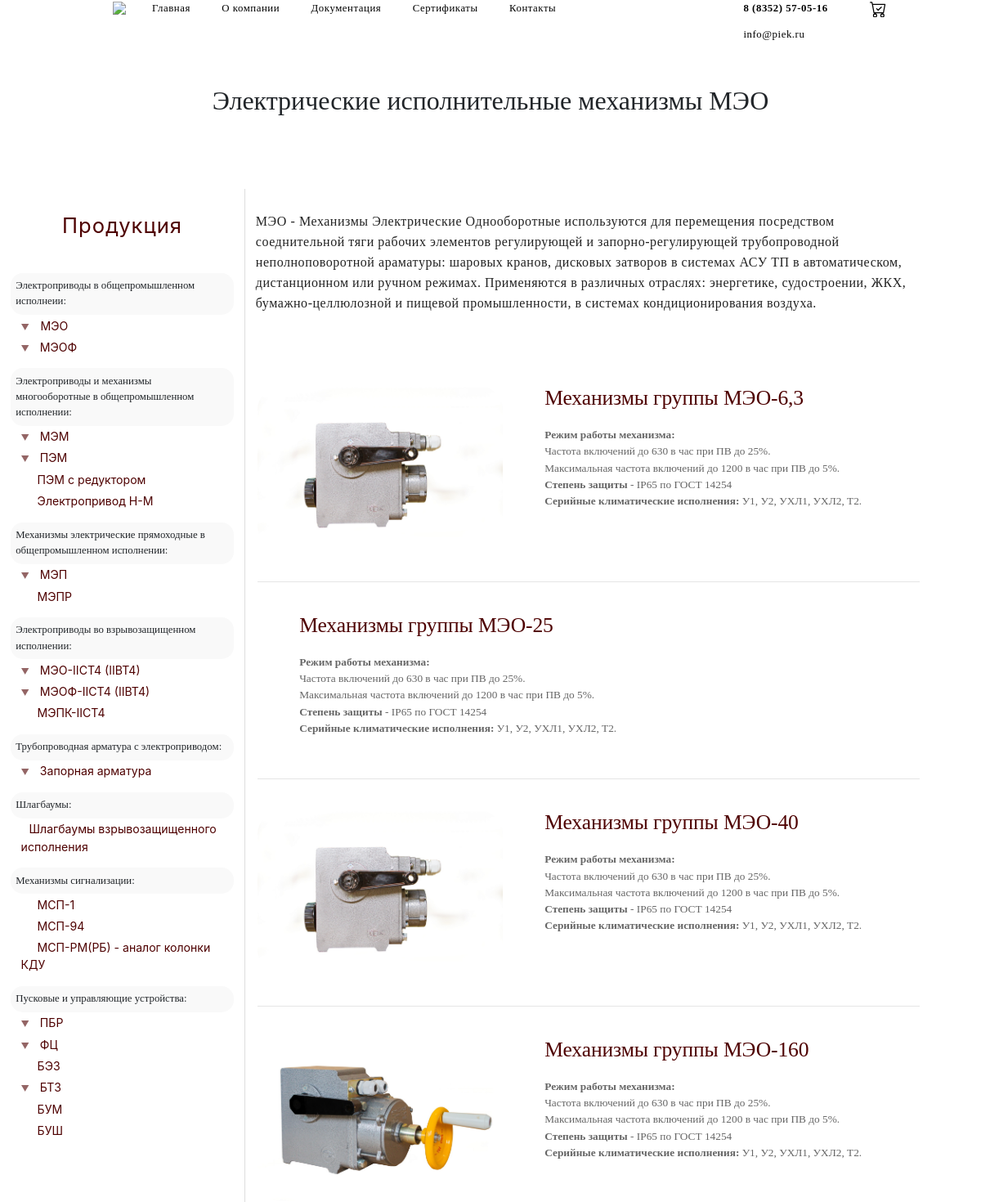
Before: /catalog/mechanisms/meo/ (upper part) with the older database file.
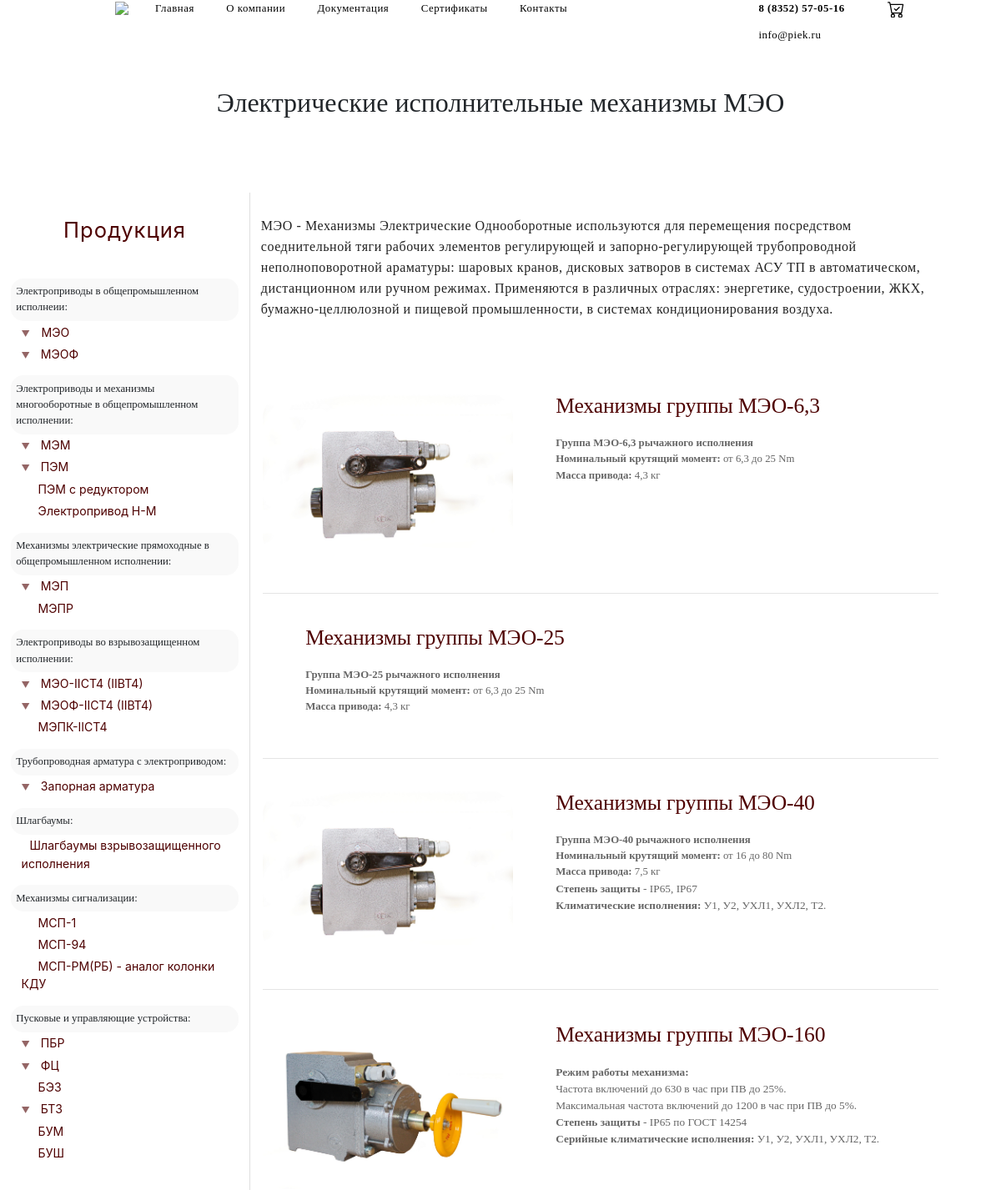
After: the same page with the newer database file.
### mainapp/models.py (models this page shows, shortened)
class Group(models.Model):
    title       = models.CharField(max_length=250)
    position    = models.IntegerField('Позиция на странице', unique=True)
    meta_description = models.TextField(null=True, blank=True)
    name        = models.CharField('Название на странице группы', null=True, blank=True,max_length=250)
    img         = models.ImageField(upload_to='main_page', null=True, blank=True)
    slug        = models.CharField('url', unique=True, null=True, blank=True, max_length=200, help_text='for instance, "mechanisms/meo"' )
    description = HTMLField(null=True, blank=True)
    content     = HTMLField(null=True, blank=True)
    pic_of_hat  = models.ImageField(upload_to='pic_of_hat', null=True, blank=True, help_text='size: 1920x500px')
    class Meta:
        ordering = ['position']

class Product(models.Model):
    parent       = models.ForeignKey(Group, on_delete=models.CASCADE)
    slug_product = models.SlugField('url', help_text='for instance, "40 or 6_3"')
    meta_description = models.TextField(null=True, blank=True)
    img          = models.ImageField('Изображение для ссылки', upload_to='mechanisms_preview')
    href_title   = models.CharField("title group", max_length=250,)
    name         = models.CharField(max_length=250)
    h1_mod       = models.CharField(max_length=250)
    mod_table    = HTMLField(help_text="Указание идентификатора обязательно. id = 'MOD'")
    description  = HTMLField('description group', null=True, blank=True)
    content      = HTMLField()
    class Meta:
        ordering = ['id']

### mainapp/views.py (the view)
# urls.py: path('catalog/<path:slug>/', SubgroupDetailView, name='SubgroupDetailView'),
def SubgroupDetailView(request, slug):
    subgroup_info = get_object_or_404(Group, slug=slug)
    product_list  = Product.objects.filter(parent__slug=slug)
    return render(
    request,
    'mainapp/SubgroupDetailView.html',
    context = {
    'subgroup_info' : subgroup_info,
    'product_list'  : product_list,
    'in_cart_counter': cart_counter(request),
    })

### mainapp/views.py (called while the page is built)
def cart_counter(request):
    counter = 0
    if 'piek_cart' in request.session:
        for i in range(0, len(request.session['piek_cart'])):
            counter += int(request.session['piek_cart'][i].get('quantity'))
    return counter

### mainapp/templates/mainapp/SubgroupDetailView.html (shortened to what this page needs)
<!DOCTYPE html>
{% load static %}
<html xmlns="http://www.w3.org/1999/xhtml">
<head>
	{% include 'mainapp/head-property.html' %}
	<link href="{% static 'css/SubgroupDetailView.css' %}" rel="stylesheet">
</head>
<body>
	{% if subgroup_info.pic_of_hat %}
	<style media="screen">
	:root{
		--navbar_bg_color: inherit;
		--nav_link_color: #fff;
		}
	</style>
	<div class="banner" style="background-image: url({{ subgroup_info.pic_of_hat.url }});">
		{% include 'mainapp/header.html' %}
		<div class="container h-75">
		<h1
		class="container banner-title align-middle p-3">{{subgroup_info.name}}</h1>
	</div>
</div>
<style media="screen">
.main-property{
	margin-top: 465px;
	border-top-left-radius: 40px;
	border-top-right-radius: 40px;
	z-index: 10;
	-webkit-box-shadow: 0px -4px 1px 1px rgba(237,237,237,1);
	-moz-box-shadow: 0px -4px 1px 1px rgba(237,237,237,1);
	box-shadow: 0px -4px 1px 1px rgba(237,237,237,1);
}
main{margin-bottom: -40px !important;}
.footer{position: relative;}
@media (max-width: 768px){
	.main-property {
		border-top-left-radius: 0px;
		border-top-right-radius: 0px;
		margin-top: 0px !important;
	}
	.banner{
		position: relative;
		top: 0 !important;
		z-index: 99;
	}
}
</style>
{% else %}
{% include 'mainapp/header.html' %}
<div class="container title" style="z-index: 3!important; position: relative;background-color: #fff;">
	<div class="rellax" data-rellax-speed="3">
		<h1 class="d-flex justify-content-center iphone-text-small py-md-3 py-5 px-3 text-center mb-0">{{subgroup_info.name}}</h1>
	</div>
</div>
{% endif %}
<main class="main-property">
	<div class="row p-0 m-0">
		<div class="col-lg-3 d-none d-lg-flex justify-content-center p-0">
			{% include 'mainapp/sidebar.html' %}
		</div>
		<div class="col-12 col-lg-9 col-xxl-6 col-xxl-pre-index col-xxl-6-index p-0">
			<div id="content-right">
				{% if subgroup_info.description %}<div class="px-3 pt-5 subgroup-description">{{subgroup_info.description | safe }}</div>{% endif %}
				<section class="container m-auto pt-5">
					{% for product in product_list %}
					<div class="d-flex wrapper py-2 py-md-5 ">
						<a href="info/{{ product.slug_product }}" class="w-100">
							<div class="d-flex">
								<div class="flex-column justify-content-start py-3 py-md-0">
									<img src="{{ product.img.url }}" alt="">
								</div>
								<div class="flex-column justify-content-center w-100 px-md-5 position-relative">
									<h1 class="pb-md-3 px-3 py-4 py-md-0 text-center text-sm-left">{{ product.href_title }}</h1>
									<div class="d-none px-3 py-2 py-md-0 d-sm-flex">{{ product.description |safe }}</div>
								</div>
							</div>
						</a>
					</div>
					{% endfor %}
				</section>
		</div>
	</div>
</main>
</body>
</html>

### mainapp/templates/mainapp/head-property.html (shortened to what this page needs)
{% load static %}
<link href="{% static 'css/bootstrap.min.css' %}" rel="stylesheet">
<link href="{% static 'css/normal.css' %}" rel="stylesheet">
<link href="{% static 'css/fonts.css' %}" rel="stylesheet">
<link href="{% static 'css/sidebar.css' %}" rel="stylesheet">
<link href="{% static 'css/header.css' %}" rel="stylesheet">
<link href="{% static 'css/footer.css' %}" rel="stylesheet">

### mainapp/templates/mainapp/header.html (shortened to what this page needs)
<nav class="navbar navbar-expand-md pt-4">
  <div class="container">
    <a class="navbar-brand" href="/"><img class="media_small" src="/static/img/main_page/logo.png" width="75"></a>
    <div class="collapse navbar-collapse" id="navbarCollapse">
      <ul class="navbar-nav">
        <li class="nav-item active px-3"><a class="nav-link" href="/">Главная</a></li>
        <li class="nav-item active px-3"><a class="nav-link" href="/about">О компании</a></li>
          <li class="nav-item dropdown active px-3">
            <a class="nav-link" href="#" id="navbarDropdown" role="button" data-toggle="dropdown" aria-haspopup="true" aria-expanded="false">Документация</a>
          </li>
          <li class="d-none d-lg-block nav-item active px-3"><a class="nav-link" href="/docs/certificate/">Сертификаты</a></li>
          <li class="nav-item active px-3"><a class="nav-link" href="/contacts/">Контакты</a></li>
  </ul>
    </div>
          <li class="d-none d-lg-block nav-item ml-auto active px-3">
            <div class="d-flex flex-column contact-block">
            <div class="nav-link phone-number"> 8 (8352) 57-05-16</div>
            <div class="nav-link phone-number position-absolute pt-5">info@piek.ru</div>
            </div>
          </li>
          <li class="d-none d-md-block nav-item active px-3">
            <a class="nav-link position-relative" href="/cart">
            </a>
          </li>
  </div>
</nav>
<body>

### mainapp/templates/mainapp/sidebar.html (shortened to what this page needs)
{% load static %}
<div id="content-left" class="content-left">
	<div class="sidebar-title">Продукция</div>
<div class="sidebar-text">
	<p class="lil_title">Электроприводы в общепромышленном исполнеии:</p>
    <div class="card">
      <div class="card-header">
        <a class="card-link" data-toggle="collapse" href="#collapseOne">▼</a>
        <a href="/catalog/mechanisms/meo/">МЭО</a>
      </div>
    </div>
    <div class="card">
      <div class="card-header last-child">
        <a class="collapsed card-link" data-toggle="collapse" href="#collapseTwo">
        	▼ <a href="/catalog/mechanisms/meof/">МЭОФ</a>
      </a>
      </div>
    </div>
    <p class="lil_title">Электроприводы и механизмы многооборотные в общепромышленном исполнении:</p>
    <div class="card">
      <div class="card-header">
        <a class="collapsed card-link" data-toggle="collapse" href="#collapseThree">
        	▼ <a href="#">МЭМ</a>
      </a>
      </div>
    </div>
    <div class="card">
      <div class="card-header">
        <a class="collapsed card-link" data-toggle="collapse" href="#collapseFour">
        	▼ <a href="#">ПЭМ</a>
      </a>
      </div>
    </div>
    <div class="card">
      <div class="card-header">
        <a class="collapsed card-link" data-toggle="collapse">
        	<a href="#" class="sidebar-link">ПЭМ с редуктором</a>
      	</a>
      </div>
      <div class="card-header last-child">
        <a class="collapsed card-link" data-toggle="collapse">
        	<a href="/catalog/elektroprivody/pem/info/nm/" class="sidebar-link">Электропривод Н-М</a>
      	</a>
      </div>
    </div>
    <p class="lil_title">Механизмы электрические прямоходные в общепромышленном исполнении:</p>
    <div class="card">
      <div class="card-header">
        <a class="collapsed card-link" data-toggle="collapse" href="#collapseFive">
        	▼ <a href="/catalog/mechanisms/mep/">МЭП</a>
      </a>
      </div>
    </div>
    <div class="card">
      <div class="card-header  last-child">
        <a class="collapsed card-link" data-toggle="collapse">
        	<a href="#" class="sidebar-link">МЭПР</a>
      	</a>
      </div>
    </div>
    <p class="lil_title">Электроприводы во взрывозащищенном исполнении:</p>
    <div class="card">
      <div class="card-header">
        <a class="collapsed card-link" data-toggle="collapse" href="#collapseSix">
        	▼ <a href="/catalog/elektroprivody-vzryvozashishennye/meo/info/40/">МЭО-IICT4 (IIBT4)</a>
      </a>
      </div>
    </div>
    <div class="card">
      <div class="card-header">
        <a class="collapsed card-link" data-toggle="collapse" href="#collapseSeven">
        	▼ <a href="#">МЭОФ-IIСT4 (IIBT4)</a>
      </a>
      </div>
    </div>
    <div class="card">
      <div class="card-header last-child">
        <a class="collapsed card-link" data-toggle="collapse">
        	<a href="/catalog/elektroprivody-vzryvozashishennye/mepk/info/6300/" class="sidebar-link">МЭПК-IIСT4</a>
      	</a>
      </div>
    </div>
      <p class="lil_title">Трубопроводная арматура с электроприводом:</p>
    <div class="card">
      <div class="card-header last-child">
        <a class="collapsed card-link" data-toggle="collapse" href="#collapseEight">
        	▼ <a href="#">Запорная арматура</a>
      </a>
      </div>
    </div>
    <p class="lil_title">Шлагбаумы:</p>
    <div class="card">
      <div class="card-header last-child">
        <a class="collapsed card-link" data-toggle="collapse">
        	<a href="#">Шлагбаумы взрывозащищенного исполнения</a>
      </a>
      </div>
    </div>
    <p class="lil_title">Механизмы сигнализации:</p>
    <div class="card">
      <div class="card-header">
        <a class="collapsed card-link" data-toggle="collapse">
        	<a href="#" class="sidebar-link">МСП-1</a>
      </a>
      </div>
    </div>
    <div class="card">
      <div class="card-header">
        <a class="collapsed card-link" data-toggle="collapse">
        	<a href="#" class="sidebar-link">МСП-94</a>
      </a>
      </div>
    </div>
    <div class="card">
      <div class="card-header last-child">
        <a class="collapsed card-link" data-toggle="collapse">
        	<a href="#" class="sidebar-link">МСП-РМ(РБ) - аналог колонки КДУ</a>
      </a>
      </div>
    </div>
    <p class="lil_title">Пусковые и управляющие устройства:</p>
    <div class="card">
      <div class="card-header">
        <a class="collapsed card-link" data-toggle="collapse" href="#collapseTen">
        	▼ <a href="#">ПБР</a>
      </a>
      </div>
    </div>
    <div class="card">
      <div class="card-header">
        <a class="collapsed card-link" data-toggle="collapse" href="#collapseEleven">
        	▼ <a href="#">ФЦ</a>
      </a>
      </div>
    </div>
    <div class="card">
      <div class="card-header">
        <a class="collapsed card-link" data-toggle="collapse">
        	<a href="#" class="sidebar-link">БЭЗ</a>
      </a>
      </div>
    </div>
    <div class="card">
      <div class="card-header">
        <a class="collapsed card-link" data-toggle="collapse" href="#collapseTwelve">
        	▼ <a href="#">БТЗ</a>
      </a>
      </div>
    </div>
    <div class="card">
      <div class="card-header">
        <a class="collapsed card-link" data-toggle="collapse">
        	<a href="#" class="sidebar-link">БУМ</a>
      </a>
      </div>
    </div>
    <div class="card">
      <div class="card-header last-child">
        <a class="collapsed card-link" data-toggle="collapse">
        	<a href="#" class="sidebar-link">БУШ</a>
      </a>
      </div>
    </div>
</div>
</div>

### mainapp/templates/mainapp/footer.html (shortened to what this page needs)
{% load static %}

### static/css/normal.css (style rules this page uses)
@media (min-width: 1200px) and (max-width: 1400px) { .col-xxl-6 { display: flex; flex: 0 0 70%; max-width: 70%; } }
.container { max-width: 1050px !important; padding-top:0px; }
html { margin-top: -25px; width: 100%; max-width: 100%; font-size: 0.8em; -webkit-font-smoothing: antialiased; }
body { width: 100% !important; overflow-x: hidden; margin: 0; padding: 0; overflow: visible; }
main { position: relative; margin: 0 auto; z-index: 2; border-bottom-left-radius: 40px; border-bottom-right-radius: 40px; background-color: #fff; }
.title { padding: 5em; }
.container p,h1,h2,h3 { font-family: "Raleway"; }

### static/css/sidebar.css (style rules this page uses)
.content-left { width: 300px; padding: 0 1em; margin-bottom: 5vw; margin-top: 1vw; border-right: 1px solid #dedede; }
.sidebar-title { font-size: 2em; text-align: center; width: 100%; color: #4e0000; padding-bottom: 1em; padding-top: 1em; letter-spacing: 1px; }
.sidebar-text a { color: #4e0000; }
.lil_title { font-size: 1em; margin-top: 1em; padding: 0.5em; margin-bottom: 0; font-family: 'SF UI Text'; font-weight: normal; background-color:#f9f9f9; border-radius: 15px; }
.card { border: none; background-color: #fff; }
.card-header { border: none !important; background-color: white; margin-top: 0px; padding: 0.2em 1em; }
.card-header a { font-size: 1.1em; }
.card-link { font-size: 0.8em !important; margin-right: 10px; opacity: 0.6; }
.sidebar-link { padding-left: 10px; }

### static/css/header.css (style rules this page uses)
.contact-block div { font-family: 'SF UI Text' !important; font-weight: 700 !important; position: relative; }
.contact-block div:last-child { font-weight: 500 !important; }
.navbar { background-color: var(--navbar_bg_color); z-index: 10 !important; height: auto; padding-bottom: 0px; }
.navbar-brand { margin-left: 3em; -webkit-animation-duration: 1s; animation-duration: 1s; -webkit-animation-fill-mode: both; animation-fill-mode: both; -webkit-animation-delay: 1.7s; -moz-animation-delay: 1.7s; animation-delay: 1.7s; padding-top: 0px; }
.nav-link { color: var(--nav_link_color) !important; font-family: 'Raleway'; font-weight: 500; letter-spacing: .56px; }

### static/css/SubgroupDetailView.css (style rules this page uses)
.subgroup-description p, .subgroup-description span { font-family: 'Raleway'; font-weight: 400; color: #222222; font-size: 1.2em; line-height: 25px; letter-spacing: .54px; }
.title h1 { font-family: 'SF Ui Display'; font-weight: 400; }
.wrapper:nth-of-type(1) { border: none; }
.wrapper { position: relative; border-top: 1px solid rgba(0,0,0,.1); transition: .3s; }
.wrapper h1 { font-family: 'SF UI Display'; font-weight: normal; font-size: 2em; color: #4e0000; letter-spacing: -.005em; }
.wrapper p { font-family: 'SF UI Text'; color: #666; }
.wrapper img { width: 300px; height: auto; border-radius: 30px; }

### mainapp/templates/mainapp/SubgroupDetailView.html (style rules this page uses)
:root { --navbar_bg_color: #fff; --nav_link_color: #000; }

Changed rows visible on the page:
changed Product "Механизмы группы МЭО-6,3": description "Режим работы механизма: Частота включений до 630 в час при ПВ до 25%. Максимальная частота включений до 1200 в час при ПВ до 5%. Степень защиты - IР65 по ГОСТ 14254 Серийные климатические исполнения: У1, У2, УХЛ1, УХЛ2, Т2." → "Группа МЭО-6,3 рычажного исполнения Номинальный крутящий момент: от 6,3 до 25 Nm Масса привода: 4,3 кг"
changed Product "Механизмы группы МЭО-25": description "Режим работы механизма: Частота включений до 630 в час при ПВ до 25%. Максимальная частота включений до 1200 в час при ПВ до 5%. Степень защиты - IР65 по ГОСТ 14254 Серийные климатические исполнения: У1, У2, УХЛ1, УХЛ2, Т2." → "Группа МЭО-25 рычажного исполнения Номинальный крутящий момент: от 6,3 до 25 Nm Масса привода: 4,3 кг"
changed Product "Механизмы группы МЭО-40": description "Режим работы механизма: Частота включений до 630 в час при ПВ до 25%. Максимальная частота включений до 1200 в час при ПВ до 5%. Степень защиты - IР65 по ГОСТ 14254 Серийные климатические исполнения: У1, У2, УХЛ1,…" → "Группа МЭО-40 рычажного исполнения Номинальный крутящий момент: от 16 до 80 Nm Масса привода: 7,5 кг Степень защиты - IР65, IР67 Климатические исполнения: У1, У2, УХЛ1,…"
